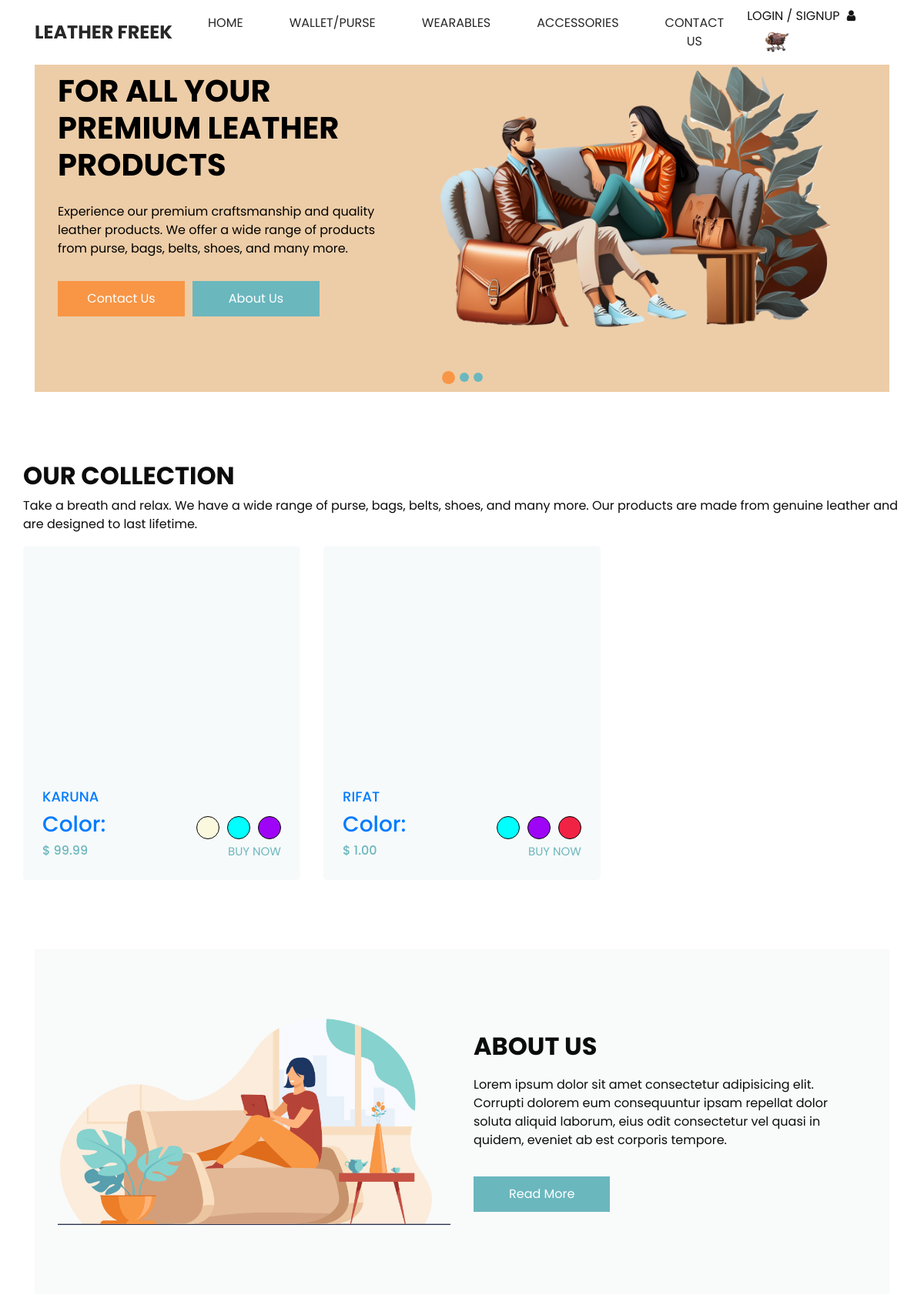
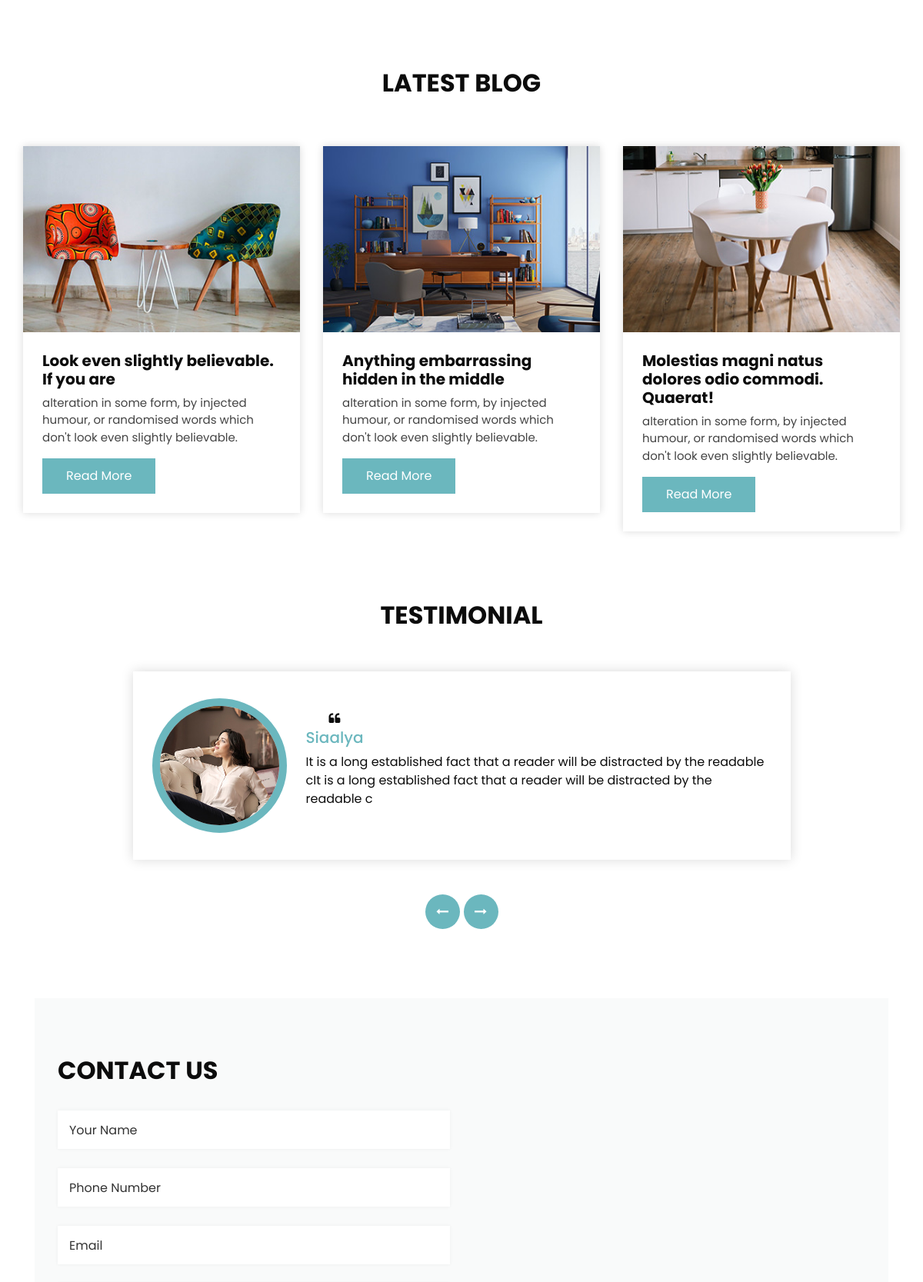
Page /index_trial/ (upper part) on the committed database (2 pictures, top to bottom).
### leather_web/models.py (models this page shows, shortened)
class Home_Product(models.Model):
    product = models.ForeignKey(Display_Product, on_delete=models.CASCADE, unique=True)

class Display_Product(models.Model):
    product_id = models.AutoField(primary_key=True)
    product_name = models.CharField(max_length=100)
    product_price = models.DecimalField(max_digits=10, decimal_places=2)
    product_title = models.CharField(max_length=100)
    product_color = models.ManyToManyField('Color')
    product_catagory = models.ManyToManyField('Catagory')
    product_design_catagory = models.ManyToManyField('Design_Catagory')
    product_added_date = models.DateTimeField(auto_now_add=True)
    volume_description = models.ForeignKey(Volume_Description, on_delete=models.CASCADE)
    weight_description = models.DecimalField(max_digits=10, decimal_places=2)
    text_description = models.TextField()
    product_image = models.ManyToManyField('ProductImage')
    Instagram_Post = models.ManyToManyField('Instagram_Post' , blank=True , null=True)

class Color(models.Model):
    color_id = models.AutoField(primary_key=True)
    color_name = models.CharField(max_length=100)
    hex_code = models.CharField(max_length=7)  # To store hexadecimal color code (e.g., #FFFFFF)

### leather_web/views.py (the view)
# urls.py: path('index_trial/', views.index_trial, name='index_trial'),
def index_trial(request):
    return render(request, 'events/index_trial.html')

### leather_web/templatetags/custom_tags.py (called while the page is built)
@register.simple_tag
def get_home_products():
    return Home_Product.objects.all()

@register.simple_tag
def get_home_instagram_posts():
    if Instagram_Post.objects.filter(home_page_available=True).exists():
        return Instagram_Post.objects.filter(home_page_available=True)

### leather_web/templates/events/index_trial.html (shortened to what this page needs)
{% load static %}
{% load custom_tags %}
  {% block content %}
<!DOCTYPE html>
<html>
<head>
  <link rel="stylesheet" type="text/css" href="{% static 'css/bootstrap.css' %}" />
  <link href="{% static 'css/font-awesome.min.css' %}" rel="stylesheet" />
  <link href="{% static 'css/style.css' %}" rel="stylesheet" />
  <link href="{% static 'css/responsive.css' %}" rel="stylesheet" />
</head>
<body>
  <div class="">
{% include 'events/head_nav.html' %}
  </div>
    <section class="slider_section long_section">
      <div id="customCarousel" class="carousel slide" data-ride="carousel">
        <div class="carousel-inner">
          <div class="carousel-item active">
            <div class="container ">
              <div class="row">
                <div class="col-md-5">
                  <div class="detail-box">
                    <h1>
                      For All Your <br>
                      PREMIUM LEATHER PRODUCTS
                    </h1>
                    <p>
                      Experience our premium craftsmanship and quality leather products. We offer a wide range of products from purse, bags, belts, shoes, and many more.
                    </p>
                    <div class="btn-box">
                      <a href="" class="btn1">
                        Contact Us
                      </a>
                      <a href="" class="btn2">
                        About Us
                      </a>
                    </div>
                  </div>
                </div>
                <div class="col-md-7">
                  <div class="img-box">
                    <img src="{% static 'images/updated_cover_01.png' %}" alt="">
                  </div>
                </div>
              </div>
            </div>
          </div>
        </div>
        <ol class="carousel-indicators">
          <li data-target="#customCarousel" data-slide-to="0" class="active"></li>
          <li data-target="#customCarousel" data-slide-to="1"></li>
          <li data-target="#customCarousel" data-slide-to="2"></li>
        </ol>
      </div>
    </section>
  <section  class="furniture_section layout_padding">
    <div class="container">
      <div class="heading_container">
        <h2>
          OUR COLLECTION
        </h2>
        <p>
          Take a breath and relax. We have a wide range of purse, bags, belts, shoes, and many more. Our products are made from genuine leather and are designed to last lifetime.
        </p>
      </div>
      <div class="row">
        {% get_home_products as home_products %}
        {% for home_product in home_products %}
        <div  class="col-md-6 col-lg-4">
          <a href="{% url 'product_card' home_product.product.product_id %}">
            <div  class="box">
              <div class="img-box">
              </div>
              <div class="detail-box">
                <h5>
                  {{ home_product.product.product_name }}
                </h5>
                <div class="price_box">
                  <h3>Color:</h3>
                  <div class="color-container" id="color-container">
                      {% for color in home_product.product.product_color.all %}
                          <div class="color-viewer" data-hex="{{ color.hex_code }}" title="{{ color.color_name }}"></div>
                      {% endfor %}
                  </div>
                </div>
                <div class="price_box">
                  <h6 class="price_heading">
                    <span>$</span>
                    {{ home_product.product.product_price }}
                  </h6>
                  <a href="">
                    Buy Now
                  </a>
                </div>
              </div>
            </div>
          </a>
        </div>
        {% endfor %}
      </div>
    </div>
  </section>
  <section class="about_section layout_padding long_section">
    <div class="container">
      <div class="row">
        <div class="col-md-6">
          <div class="img-box">
            <img src="{% static 'images/about-img.png' %}" alt="">
          </div>
        </div>
        <div class="col-md-6">
          <div class="detail-box">
            <div class="heading_container">
              <h2>
                About Us
              </h2>
            </div>
            <p>
              Lorem ipsum dolor sit amet consectetur adipisicing elit. Corrupti dolorem eum consequuntur ipsam repellat dolor soluta aliquid laborum, eius odit consectetur vel quasi in quidem, eveniet ab est corporis tempore.
            </p>
            <a href="">
              Read More
            </a>
          </div>
        </div>
      </div>
    </div>
  </section>
  <section class="blog_section layout_padding">
    <div class="container">
      <div class="heading_container">
        <h2>
          Latest Blog
        </h2>
      </div>
      <div class="row">
        <div class="col-md-6 col-lg-4 mx-auto">
          <div class="box">
            <div class="img-box">
              <img src="{% static 'images/b1.jpg' %}" alt="">
            </div>
            <div class="detail-box">
              <h5>
                Look even slightly believable. If you are
              </h5>
              <p>
                alteration in some form, by injected humour, or randomised words which don't look even slightly believable.
              </p>
              <a href="">
                Read More
              </a>
            </div>
          </div>
        </div>
        <div class="col-md-6 col-lg-4 mx-auto">
          <div class="box">
            <div class="img-box">
              <img src="{% static 'images/b2.jpg' %}" alt="">
            </div>
            <div class="detail-box">
              <h5>
                Anything embarrassing hidden in the middle
              </h5>
              <p>
                alteration in some form, by injected humour, or randomised words which don't look even slightly believable.
              </p>
              <a href="">
                Read More
              </a>
            </div>
          </div>
        </div>
        <div class="col-md-6 col-lg-4 mx-auto">
          <div class="box">
            <div class="img-box">
              <img src="{% static 'images/b3.jpg' %}" alt="">
            </div>
            <div class="detail-box">
              <h5>
                Molestias magni natus dolores odio commodi. Quaerat!
              </h5>
              <p>
                alteration in some form, by injected humour, or randomised words which don't look even slightly believable.
              </p>
              <a href="">
                Read More
              </a>
            </div>
          </div>
        </div>
      </div>
    </div>
  </section>
  <section class="client_section layout_padding-bottom">
    <div class="container">
      <div class="heading_container">
        <h2>
          Testimonial
        </h2>
      </div>
      <div id="carouselExample2Controls" class="carousel slide" data-ride="carousel">
        <div class="carousel-inner">
          <div class="carousel-item active">
            <div class="row">
              <div class="col-md-11 col-lg-10 mx-auto">
                <div class="box">
                  <div class="img-box">
                    <img src="{% static 'images/client.jpg' %}" alt="" />
                  </div>
                  <div class="detail-box">
                    <div class="name">
                      <i class="fa fa-quote-left" aria-hidden="true"></i>
                      <h6>
                        Siaalya
                      </h6>
                    </div>
                    <p>
                      It is a long established fact that a reader will be
                      distracted by the readable cIt is a long established fact
                      that a reader will be distracted by the readable c
                    </p>
                  </div>
                </div>
              </div>
            </div>
          </div>
        </div>
        <div class="carousel_btn-container">
          <a class="carousel-control-prev" href="#carouselExample2Controls" role="button" data-slide="prev">
            <i class="fa fa-long-arrow-left" aria-hidden="true"></i>
          </a>
          <a class="carousel-control-next" href="#carouselExample2Controls" role="button" data-slide="next">
            <i class="fa fa-long-arrow-right" aria-hidden="true"></i>
          </a>
        </div>
      </div>
    </div>
  </section>
  <section class="contact_section  long_section">
    <div class="container">
      <div class="row">
        <div class="col-md-6">
          <div class="form_container">
            <div class="heading_container">
              <h2>
                Contact Us
              </h2>
            </div>
            <form action="">
              <div>
                <input type="text" placeholder="Your Name" />
              </div>
              <div>
                <input type="text" placeholder="Phone Number" />
              </div>
              <div>
                <input type="email" placeholder="Email" />
              </div>
            </form>
          </div>
        </div>
        <div class="col-md-6">
          <div class="map_container">
            <div class="map">
              <div id="googleMap"></div>
            </div>
          </div>
        </div>
      </div>
    </div>
  </section>
</body>
</html>
  {% endblock %}

### static/css/responsive.css (style rules this page uses)
@media (min-width: 1200px) { .container { max-width: 1170px; } }

### leather_web/templates/events/index_trial.html (style rules this page uses)
.color-container { display: flex; gap: 10px; align-items: center; }
.color-viewer { width: 30px; height: 30px; border-radius: 50%; display: inline-block; border: 1px solid #000; }

### rows in the picture
Home_Product: product.product_name "KARUNA", product.product_price "99.99"
Home_Product: product.product_name "RIFAT", product.product_price "1.00"
